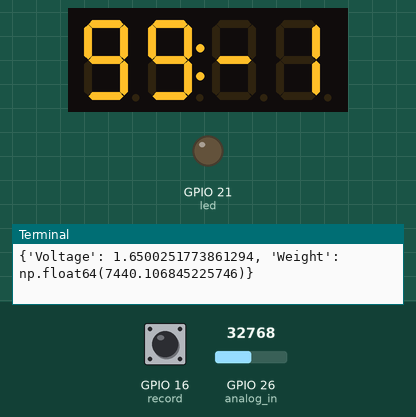
Recording of a program running on a simulated Raspberry Pi (BCM pin numbers). Parts: 4-digit seven-segment display, output pins drawn as LEDs (lit = HIGH), the last lines printed to the terminal. The inputs (shaded band) are chosen by the test bench; at power-on: GPIO 26 (analog_in) = 32768, GPIO 16 (record) HIGH (analog values on the 0–65535 scale).

Above: at 1.2 s.
1.3 s: GPIO 26 (analog_in) set to 0
At 2.8 s:
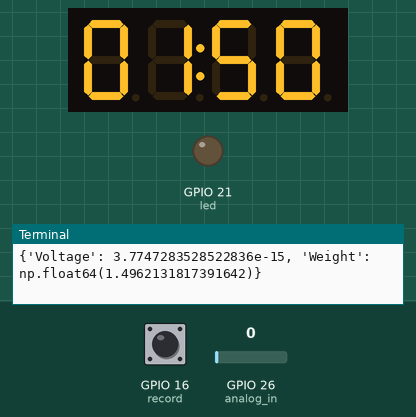
4.0 s: GPIO 26 (analog_in) set to 7864
At 5.3 s:
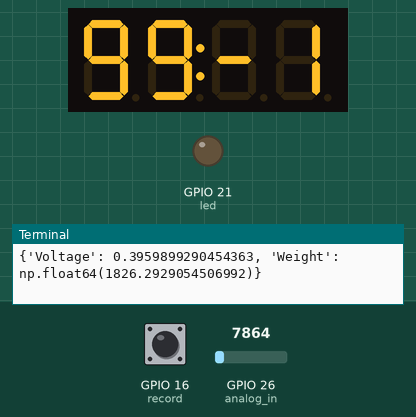
Timing chart, 0 to 7.0 s (numbered marks = the images above; inputs shaded):
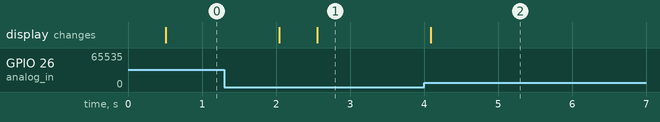

The program:

prediction.py
```python
import storage
import os
import time
import board
import analogio
from digitalio import DigitalInOut, Direction, Pull
import ulab.numpy as np
import tm1637

class SimpleNN:
    def __init__(self):
        self.w1=np.zeros((1,21))
        self.b1=np.zeros((21))

        self.w2=np.zeros((21,5))
        self.b2=np.zeros((5))

        self.w3=np.zeros((5,1))
        self.b3=np.zeros((1))
    def relu(self,x):
        return np.maximum(x,0)#torch.relu(torch.tensor(x)).detach().numpy()#
    def forward(self,x):
        h=self.relu(np.dot(x,self.w1)+self.b1)
        h=self.relu(np.dot(h,self.w2)+self.b2)
        h=np.dot(h,self.w3)+self.b3
        return h
    def reshape(self):
        self.w1=np.around(self.w1.reshape((1,21)),decimals=4)
        self.b1=np.around(self.b1.reshape((1,21)),decimals=4)
        self.w2=np.around(self.w2.reshape((21,5)),decimals=4)
        self.b2=np.around(self.b2.reshape((1,5)),decimals=4)
        self.w3=np.around(self.w3.reshape((5,1)),decimals=4)
        self.b3=np.around(self.b3.reshape((1,1)),decimals=4)

model=SimpleNN()
model.w1=np.array( [[-0.7000062465667725, -0.8305444121360779, 0.27922260761260986, -0.8159389495849609, -5.315109729766846, 0.6620736122131348, 9.289552688598633, 0.8159716129302979, -0.03547012805938721, -0.43851470947265625, 2.450671911239624, 8.48858642578125, 0.494533896446228, 1.0367826223373413, -5.759180068969727, -0.02212989330291748, 0.7692402601242065, 0.7584546804428101, 9.554434776306152, -1.6320135593414307, 0.18156041204929352]] )
model.b1=np.array( [-0.9941424131393433, 1.120008945465088, -0.11176586151123047, -0.18242812156677246, 0.5178545713424683, 0.7264984846115112, 0.005280154291540384, -0.6862404346466064, -0.7059328556060791, -0.5621237754821777, 0.07116126269102097, -0.018869219347834587, -0.17596280574798584, 0.8604576587677002, 0.6344777345657349, -0.8804788589477539, 0.2781198024749756, -0.7249699831008911, 0.1345357447862625, 0.7950783371925354, 1.3161567449569702] )
model.w2=np.array( [[0.0686660185456276, 0.2144206166267395, 0.18679910898208618, -0.03513498231768608, 0.19973406195640564], [-0.1272641271352768, -0.7497938871383667, 0.17175239324569702, -0.11708319187164307, -0.1459973007440567], [-0.023753199726343155, 0.03217315301299095, -0.21610675752162933, 0.14299078285694122, 0.13135148584842682], [-0.14347779750823975, 0.04322635754942894, 0.0997387170791626, 0.17839060723781586, -0.006226120982319117], [0.2801356911659241, -5.199738502502441, 0.3107127249240875, -0.4794601798057556, -0.20305640995502472], [-0.1565762311220169, 0.6775653958320618, -0.1118653416633606, 0.19978538155555725, 0.14772406220436096], [-0.2432861328125, 9.064935684204102, -0.8672760128974915, 0.7672011256217957, 0.04008219763636589], [0.19280068576335907, -0.11429894715547562, 0.1825338453054428, -0.16416014730930328, 0.07710979878902435], [-0.010142208077013493, 0.17395520210266113, 0.18978744745254517, 0.07023818045854568, 0.15885990858078003], [0.1879110038280487, -0.21284911036491394, 0.019403908401727676, -0.04844580218195915, -0.20021887123584747], [0.09055616706609726, 2.3907365798950195, -0.43131348490715027, 0.2542482316493988, 0.17390942573547363], [-0.4034199118614197, 8.302298545837402, -0.8995285034179688, 0.5909438729286194, -0.1727408915758133], [0.031236818060278893, -0.005487646907567978, -0.18504174053668976, -0.16359445452690125, 0.007763004396110773], [-0.18456561863422394, 1.066117286682129, 0.030008496716618538, 0.17819063365459442, -0.14541688561439514], [0.30715906620025635, -5.610459327697754, 0.6243106722831726, -0.31095466017723083, -0.15559780597686768], [0.026565322652459145, 0.10250586271286011, -0.15144303441047668, 0.1519404649734497, 0.14594706892967224], [0.15707413852214813, 0.7942978143692017, -0.12190317362546921, -0.08383429050445557, -0.005447247996926308], [0.12492834031581879, 0.1708672046661377, 0.08629975467920303, -0.03419261425733566, 0.02617509290575981], [-0.06676938384771347, 9.382344245910645, -0.8333785533905029, 0.7164345979690552, -0.10535653680562973], [0.10841798782348633, -1.5641106367111206, 0.1705135852098465, 0.019882939755916595, -0.13747809827327728], [0.13494645059108734, 0.2549554705619812, 0.18457254767417908, -0.07751791924238205, -0.13591283559799194]] )
model.b2=np.array( [0.010089430958032608, 0.6829188466072083, -0.1245664656162262, -0.2021452635526657, -0.1920110136270523] )
model.w3=np.array( [[-0.5683199763298035], [17.585018157958984], [-1.746626615524292], [1.3302061557769775], [0.4354346692562103]] )
model.b3=np.array( [2.9706904888153076] )
model.reshape()

led = DigitalInOut(board.GP21)
led.direction = Direction.OUTPUT
analog_in = analogio.AnalogIn(board.GP26)
led.value=0
record = DigitalInOut(board.GP16)
record.direction = Direction.INPUT
record.pull = Pull.UP

CLK = board.GP3
DIO = board.GP2
display = tm1637.TM1637(CLK, DIO)

def get_voltage(pin):
    # Convert raw 16-bit ADC value (0-65535) to a voltage (0-3.3V)
    return (pin.value * 3.3) / 65535

file=None
alpha=0.7
past=get_voltage(analog_in)
past_weight=0
zero=0
while True:
    num=[]
    for i in range(10):
        voltage = get_voltage(analog_in)  # Convert to voltage
        low_pass=voltage*alpha + (1-alpha)*past
        past=low_pass
        preds=model.forward(np.array([low_pass]).reshape((1,1)))
        time.sleep(0.05)  # Delay to avoid flooding output
        prd=preds[0][0]-zero#alpha*preds[0][0] + (1-alpha)*past_weight - zero
        print({"Voltage":low_pass,"Weight":prd})
        past_weight=preds[0][0]
        if not record.value:
            zero=prd
        num.append(past_weight)
    prd=sum(num)/len(num)
    if prd>100: prd=99.99
    if prd<0: prd=0
    display.numbers(int(round(prd,0)),int((round(prd,2)-round(prd,0))*100))
```

Measured:
- after the input at 1.3 s, the display: first changes after 0.75 s (image 1 shows a later state)
- after the input at 4.0 s, the display: changes after 0.09 s (image 2)
